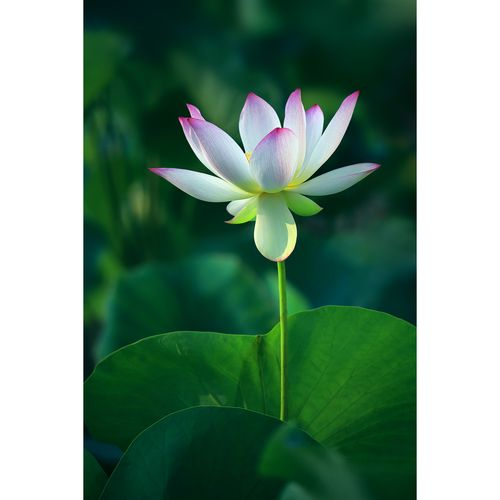
#> input picture tupian.jpg, 500 x 500 px
$ python 1.py
#> lines starting #> are read from the running program, lines starting #| are printed output that depends on the picture
# -*- coding = utf-8 -*-
# 代码作者: 染瑾年ii
# 创建时间: 2022/11/17 13:43
# 文件名称: 1.py
# 编程软件: PyCharm

import numpy as np
import cv2 as cv
import  time
# 加载彩色灰度图像
img = cv.imread('tupian.jpg',0)
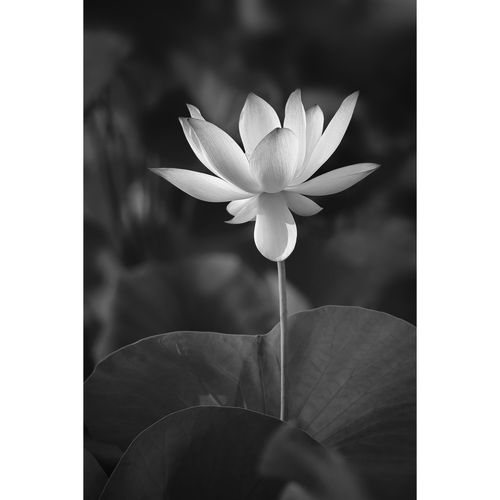
#> img: shape (500, 500); min 0, max 255, mean 124.6
# **cv.imshow()**在窗口中显示图像。窗口自动适合图像尺寸。第一个参数是窗口名称，它是一个字符串。第二个参数是我们的对象。你可以根据需要创建任意多个窗口，但可以使用不同的窗口名称。
cv.imshow('image',img)
# cv.waitKey()是一个键盘绑定函数。其参数是以毫秒为单位的时间。该函数等待任何键盘事件指定的毫秒。如果您在这段时间内按下任何键，程序将继续运行。如果**0**被传递，它将无限期地等待一次敲击键。它也可以设置为检测特定的按键，
k = cv.waitKey(0)
#> (key Esc is pressed here)
print("k的值",k)
print("ord函数S的值",ord('S'))
if k == 27:         # 等待ESC退出
    print("走Esc了")
    cv.destroyAllWindows()
elif k == ord('S'): # 等待关键字，保存和退出
    print("走按键了")
    cv.imwrite('tupian_grey.jpg',img)
    cv.destroyAllWindows()
time.sleep(10)


# [4 lines of commented-out code are left out]

$ run again, with messi5.png saved as tupian.jpg
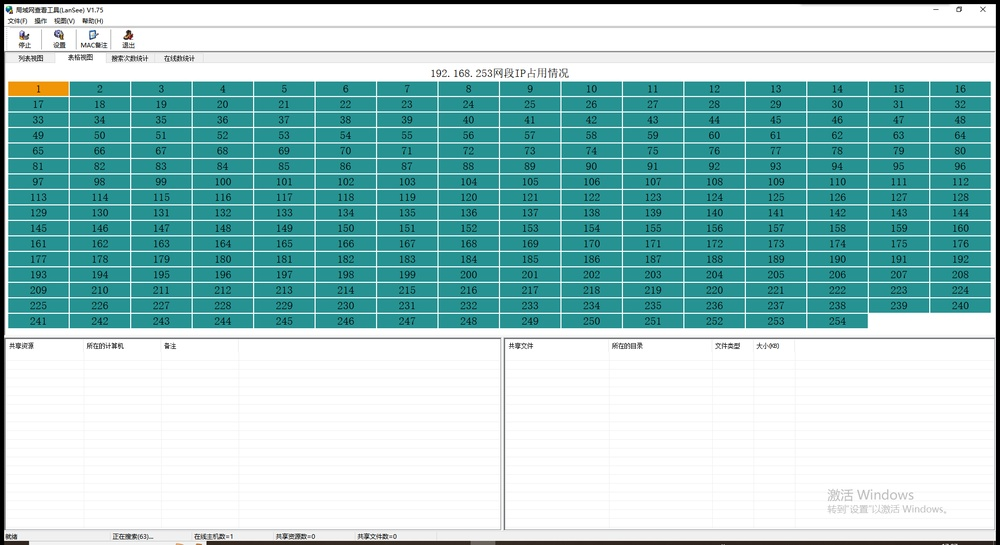
#> input picture messi5.png, 1000 x 545 px, shrunk from 1936 x 1056 before the run
#> `img = cv.imread('tupian.jpg',0)`:
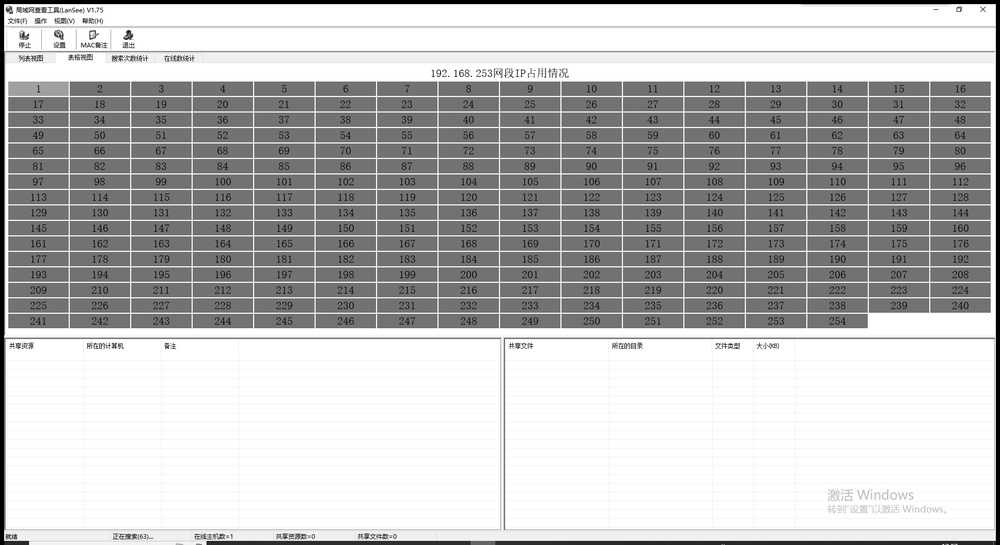
#> img: shape (545, 1000); min 0, max 255, mean 187.8
